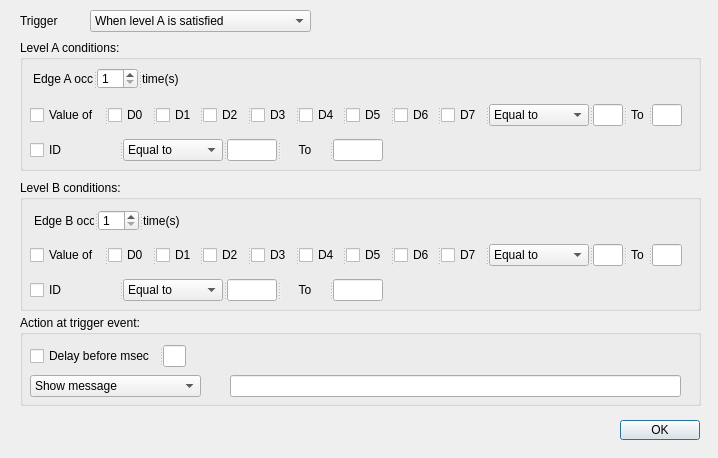
<?xml version="1.0" encoding="UTF-8"?>
<ui version="4.0">
 <class>triggerdialog</class>
 <widget class="QDialog" name="triggerdialog">
  <property name="geometry">
   <rect>
    <x>0</x>
    <y>0</y>
    <width>718</width>
    <height>458</height>
   </rect>
  </property>
  <property name="windowTitle">
   <string>Trigger setup</string>
  </property>
  <widget class="QLabel" name="label">
   <property name="geometry">
    <rect>
     <x>20</x>
     <y>14</y>
     <width>49</width>
     <height>14</height>
    </rect>
   </property>
   <property name="text">
    <string>Trigger</string>
   </property>
  </widget>
  <widget class="QComboBox" name="comLevelCond">
   <property name="geometry">
    <rect>
     <x>90</x>
     <y>10</y>
     <width>221</width>
     <height>22</height>
    </rect>
   </property>
   <item>
    <property name="text">
     <string>When level A is satisfied</string>
    </property>
   </item>
   <item>
    <property name="text">
     <string>When level B is satisfied</string>
    </property>
   </item>
   <item>
    <property name="text">
     <string>When level A and level B are satisfied</string>
    </property>
   </item>
   <item>
    <property name="text">
     <string>When level A or level B are satisfied</string>
    </property>
   </item>
  </widget>
  <widget class="QGroupBox" name="groupBox">
   <property name="geometry">
    <rect>
     <x>20</x>
     <y>40</y>
     <width>681</width>
     <height>131</height>
    </rect>
   </property>
   <property name="title">
    <string>Level A conditions:</string>
   </property>
   <widget class="QSplitter" name="splitter">
    <property name="geometry">
     <rect>
      <x>10</x>
      <y>64</y>
      <width>652</width>
      <height>22</height>
     </rect>
    </property>
    <property name="orientation">
     <enum>Qt::Horizontal</enum>
    </property>
    <widget class="QCheckBox" name="chkLevAValEnable">
     <property name="text">
      <string>Value of</string>
     </property>
    </widget>
    <widget class="QCheckBox" name="chkLevAD0">
     <property name="text">
      <string>D0</string>
     </property>
    </widget>
    <widget class="QCheckBox" name="chkLevAD1">
     <property name="text">
      <string>D1</string>
     </property>
    </widget>
    <widget class="QCheckBox" name="chkLevAD2">
     <property name="text">
      <string>D2</string>
     </property>
    </widget>
    <widget class="QCheckBox" name="chkLevAD3">
     <property name="text">
      <string>D3</string>
     </property>
    </widget>
    <widget class="QCheckBox" name="chkLevAD4">
     <property name="text">
      <string>D4</string>
     </property>
    </widget>
    <widget class="QCheckBox" name="chkLevAD5">
     <property name="text">
      <string>D5</string>
     </property>
    </widget>
    <widget class="QCheckBox" name="chkLevAD6">
     <property name="text">
      <string>D6</string>
     </property>
    </widget>
    <widget class="QCheckBox" name="chkLevAD7">
     <property name="text">
      <string>D7</string>
     </property>
    </widget>
    <widget class="QComboBox" name="comLevAValueCond">
     <property name="maximumSize">
      <size>
       <width>100</width>
       <height>16777215</height>
      </size>
     </property>
     <item>
      <property name="text">
       <string>Equal to</string>
      </property>
     </item>
     <item>
      <property name="text">
       <string>Not equal to</string>
      </property>
     </item>
     <item>
      <property name="text">
       <string>Greater than</string>
      </property>
     </item>
     <item>
      <property name="text">
       <string>Less than</string>
      </property>
     </item>
     <item>
      <property name="text">
       <string>In range</string>
      </property>
     </item>
     <item>
      <property name="text">
       <string>Not in range</string>
      </property>
     </item>
    </widget>
    <widget class="QLineEdit" name="ediLevAValueStart">
     <property name="maximumSize">
      <size>
       <width>30</width>
       <height>16777215</height>
      </size>
     </property>
     <property name="inputMask">
      <string/>
     </property>
     <property name="text">
      <string notr="true"/>
     </property>
     <property name="maxLength">
      <number>2</number>
     </property>
    </widget>
    <widget class="QLabel" name="labLevAValTo">
     <property name="text">
      <string> To </string>
     </property>
     <property name="alignment">
      <set>Qt::AlignCenter</set>
     </property>
    </widget>
    <widget class="QLineEdit" name="ediLevAValueEnd">
     <property name="maximumSize">
      <size>
       <width>30</width>
       <height>16777215</height>
      </size>
     </property>
     <property name="inputMask">
      <string/>
     </property>
     <property name="maxLength">
      <number>2</number>
     </property>
    </widget>
   </widget>
   <widget class="QSplitter" name="splitter_5">
    <property name="geometry">
     <rect>
      <x>13</x>
      <y>28</y>
      <width>146</width>
      <height>21</height>
     </rect>
    </property>
    <property name="orientation">
     <enum>Qt::Horizontal</enum>
    </property>
    <widget class="QLabel" name="label_7">
     <property name="text">
      <string>Edge A occurs</string>
     </property>
    </widget>
    <widget class="QSpinBox" name="spiLevATimes">
     <property name="minimum">
      <number>1</number>
     </property>
    </widget>
    <widget class="QLabel" name="label_3">
     <property name="text">
      <string>time(s)</string>
     </property>
    </widget>
   </widget>
   <widget class="QSplitter" name="splitter_3">
    <property name="geometry">
     <rect>
      <x>10</x>
      <y>99</y>
      <width>353</width>
      <height>22</height>
     </rect>
    </property>
    <property name="orientation">
     <enum>Qt::Horizontal</enum>
    </property>
    <widget class="QCheckBox" name="chkLevAIDEnable">
     <property name="text">
      <string>ID</string>
     </property>
    </widget>
    <widget class="QComboBox" name="comLevAIDCond">
     <property name="maximumSize">
      <size>
       <width>100</width>
       <height>16777215</height>
      </size>
     </property>
     <item>
      <property name="text">
       <string>Equal to</string>
      </property>
     </item>
     <item>
      <property name="text">
       <string>Not equal to</string>
      </property>
     </item>
     <item>
      <property name="text">
       <string>Greater than</string>
      </property>
     </item>
     <item>
      <property name="text">
       <string>Less than</string>
      </property>
     </item>
     <item>
      <property name="text">
       <string>In range</string>
      </property>
     </item>
     <item>
      <property name="text">
       <string>Not in range</string>
      </property>
     </item>
    </widget>
    <widget class="QLineEdit" name="ediLevAIDStart">
     <property name="maximumSize">
      <size>
       <width>50</width>
       <height>16777215</height>
      </size>
     </property>
     <property name="inputMask">
      <string/>
     </property>
     <property name="maxLength">
      <number>6</number>
     </property>
    </widget>
    <widget class="QLabel" name="labLevAIDTo">
     <property name="text">
      <string> To </string>
     </property>
     <property name="alignment">
      <set>Qt::AlignCenter</set>
     </property>
    </widget>
    <widget class="QLineEdit" name="ediLevAIDEnd">
     <property name="maximumSize">
      <size>
       <width>50</width>
       <height>16777215</height>
      </size>
     </property>
     <property name="inputMask">
      <string/>
     </property>
     <property name="maxLength">
      <number>6</number>
     </property>
    </widget>
   </widget>
  </widget>
  <widget class="QGroupBox" name="groupBox_2">
   <property name="geometry">
    <rect>
     <x>20</x>
     <y>180</y>
     <width>681</width>
     <height>131</height>
    </rect>
   </property>
   <property name="title">
    <string>Level B conditions:</string>
   </property>
   <widget class="QSplitter" name="splitter_4">
    <property name="geometry">
     <rect>
      <x>10</x>
      <y>64</y>
      <width>652</width>
      <height>22</height>
     </rect>
    </property>
    <property name="orientation">
     <enum>Qt::Horizontal</enum>
    </property>
    <widget class="QCheckBox" name="chkLevBValEnable">
     <property name="text">
      <string>Value of</string>
     </property>
    </widget>
    <widget class="QCheckBox" name="chkLevBD0">
     <property name="text">
      <string>D0</string>
     </property>
    </widget>
    <widget class="QCheckBox" name="chkLevBD1">
     <property name="text">
      <string>D1</string>
     </property>
    </widget>
    <widget class="QCheckBox" name="chkLevBD2">
     <property name="text">
      <string>D2</string>
     </property>
    </widget>
    <widget class="QCheckBox" name="chkLevBD3">
     <property name="text">
      <string>D3</string>
     </property>
    </widget>
    <widget class="QCheckBox" name="chkLevBD4">
     <property name="text">
      <string>D4</string>
     </property>
    </widget>
    <widget class="QCheckBox" name="chkLevBD5">
     <property name="text">
      <string>D5</string>
     </property>
    </widget>
    <widget class="QCheckBox" name="chkLevBD6">
     <property name="text">
      <string>D6</string>
     </property>
    </widget>
    <widget class="QCheckBox" name="chkLevBD7">
     <property name="text">
      <string>D7</string>
     </property>
    </widget>
    <widget class="QComboBox" name="comLevBValueCond">
     <property name="maximumSize">
      <size>
       <width>100</width>
       <height>16777215</height>
      </size>
     </property>
     <item>
      <property name="text">
       <string>Equal to</string>
      </property>
     </item>
     <item>
      <property name="text">
       <string>Not equal to</string>
      </property>
     </item>
     <item>
      <property name="text">
       <string>Greater than</string>
      </property>
     </item>
     <item>
      <property name="text">
       <string>Less than</string>
      </property>
     </item>
     <item>
      <property name="text">
       <string>In range</string>
      </property>
     </item>
     <item>
      <property name="text">
       <string>Not in range</string>
      </property>
     </item>
    </widget>
    <widget class="QLineEdit" name="ediLevBValueStart">
     <property name="maximumSize">
      <size>
       <width>30</width>
       <height>16777215</height>
      </size>
     </property>
     <property name="inputMask">
      <string/>
     </property>
     <property name="maxLength">
      <number>2</number>
     </property>
    </widget>
    <widget class="QLabel" name="labLevBValTo">
     <property name="text">
      <string> To </string>
     </property>
     <property name="alignment">
      <set>Qt::AlignCenter</set>
     </property>
    </widget>
    <widget class="QLineEdit" name="ediLevBValueEnd">
     <property name="maximumSize">
      <size>
       <width>30</width>
       <height>16777215</height>
      </size>
     </property>
     <property name="inputMask">
      <string/>
     </property>
     <property name="maxLength">
      <number>2</number>
     </property>
    </widget>
   </widget>
   <widget class="QSplitter" name="splitter_2">
    <property name="geometry">
     <rect>
      <x>14</x>
      <y>30</y>
      <width>146</width>
      <height>21</height>
     </rect>
    </property>
    <property name="orientation">
     <enum>Qt::Horizontal</enum>
    </property>
    <widget class="QLabel" name="label_2">
     <property name="text">
      <string>Edge B occurs</string>
     </property>
    </widget>
    <widget class="QSpinBox" name="spiLevBTimes">
     <property name="minimum">
      <number>1</number>
     </property>
    </widget>
    <widget class="QLabel" name="label_6">
     <property name="text">
      <string>time(s)</string>
     </property>
    </widget>
   </widget>
   <widget class="QSplitter" name="splitter_6">
    <property name="geometry">
     <rect>
      <x>10</x>
      <y>99</y>
      <width>353</width>
      <height>22</height>
     </rect>
    </property>
    <property name="orientation">
     <enum>Qt::Horizontal</enum>
    </property>
    <widget class="QCheckBox" name="chkLevBIDEnable">
     <property name="text">
      <string>ID</string>
     </property>
    </widget>
    <widget class="QComboBox" name="comLevBIDCond">
     <property name="maximumSize">
      <size>
       <width>100</width>
       <height>16777215</height>
      </size>
     </property>
     <item>
      <property name="text">
       <string>Equal to</string>
      </property>
     </item>
     <item>
      <property name="text">
       <string>Not equal to</string>
      </property>
     </item>
     <item>
      <property name="text">
       <string>Greater than</string>
      </property>
     </item>
     <item>
      <property name="text">
       <string>Less than</string>
      </property>
     </item>
     <item>
      <property name="text">
       <string>In range</string>
      </property>
     </item>
     <item>
      <property name="text">
       <string>Not in range</string>
      </property>
     </item>
    </widget>
    <widget class="QLineEdit" name="ediLevBIDStart">
     <property name="maximumSize">
      <size>
       <width>50</width>
       <height>16777215</height>
      </size>
     </property>
     <property name="inputMask">
      <string/>
     </property>
     <property name="maxLength">
      <number>6</number>
     </property>
    </widget>
    <widget class="QLabel" name="labLevBIDTo">
     <property name="text">
      <string> To </string>
     </property>
     <property name="alignment">
      <set>Qt::AlignCenter</set>
     </property>
    </widget>
    <widget class="QLineEdit" name="ediLevBIDEnd">
     <property name="maximumSize">
      <size>
       <width>50</width>
       <height>16777215</height>
      </size>
     </property>
     <property name="inputMask">
      <string/>
     </property>
     <property name="maxLength">
      <number>6</number>
     </property>
    </widget>
   </widget>
  </widget>
  <widget class="QGroupBox" name="groupBox_3">
   <property name="geometry">
    <rect>
     <x>20</x>
     <y>315</y>
     <width>681</width>
     <height>91</height>
    </rect>
   </property>
   <property name="title">
    <string>Action at trigger event:</string>
   </property>
   <widget class="QComboBox" name="comAction">
    <property name="geometry">
     <rect>
      <x>10</x>
      <y>60</y>
      <width>171</width>
      <height>22</height>
     </rect>
    </property>
    <item>
     <property name="text">
      <string>Show message</string>
     </property>
    </item>
    <item>
     <property name="text">
      <string>Enable log</string>
     </property>
    </item>
    <item>
     <property name="text">
      <string>Disable log</string>
     </property>
    </item>
    <item>
     <property name="text">
      <string>Play sound</string>
     </property>
    </item>
    <item>
     <property name="text">
      <string>Execute command</string>
     </property>
    </item>
   </widget>
   <widget class="QSplitter" name="splitter_10">
    <property name="geometry">
     <rect>
      <x>10</x>
      <y>30</y>
      <width>156</width>
      <height>22</height>
     </rect>
    </property>
    <property name="orientation">
     <enum>Qt::Horizontal</enum>
    </property>
    <widget class="QCheckBox" name="chkActDelayEnable">
     <property name="sizePolicy">
      <sizepolicy hsizetype="Fixed" vsizetype="Fixed">
       <horstretch>0</horstretch>
       <verstretch>0</verstretch>
      </sizepolicy>
     </property>
     <property name="text">
      <string>Delay before msec </string>
     </property>
    </widget>
    <widget class="QLineEdit" name="ediActDelay">
     <property name="inputMask">
      <string/>
     </property>
     <property name="maxLength">
      <number>20</number>
     </property>
    </widget>
   </widget>
   <widget class="QLineEdit" name="ediActionCommand">
    <property name="geometry">
     <rect>
      <x>210</x>
      <y>60</y>
      <width>451</width>
      <height>22</height>
     </rect>
    </property>
   </widget>
  </widget>
  <widget class="QPushButton" name="btnOk">
   <property name="geometry">
    <rect>
     <x>620</x>
     <y>420</y>
     <width>80</width>
     <height>20</height>
    </rect>
   </property>
   <property name="text">
    <string>OK</string>
   </property>
  </widget>
 </widget>
 <resources/>
 <connections/>
</ui>
